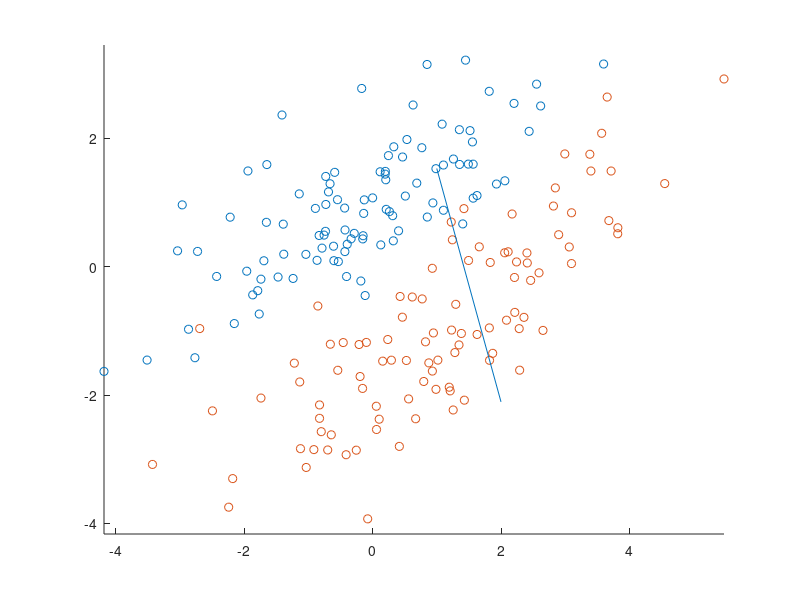

MATLAB code to generate this figure: (Note: this script raises an error after producing the figure.)
% H11

%% 11.1
close all;

load testdata_fisher.mat;

C1 = cov(X1);
C2 = cov(X2);
u1 = mean(X1);
u2 = mean(X2);

w = ((C1+C2)^-1)*(u2-u1)';

figure();
scatter(X1(:,1), X1(:,2), [], 'red');
hold on;
scatter(X2(:,1), X2(:,2), [], 'green');
plot(w);
axis equal;

hold off;

%% 11.2
close all;

c = (dot(w,u1) + dot(w,u2))/2;

sample_count = length(X1) + length(X2);
correct_preds = 0;

for i=1:length(X1)
    sample = X1(i,:);
    if dot(w, sample) < c
        correct_preds = correct_preds + 1;
    end
end

for i=1:length(X2)
    sample = X2(i,:);
    if dot(w, sample) >= c
        correct_preds = correct_preds + 1;
    end
end

disp(['Correctly predicted ' num2str(100*correct_preds/sample_count) '% of samples']);

%% 11.3
close all;

im_orig = imread('canoe.jpg');
figure();
imshow(im_orig, []);

[x, y] = ginput(2);
x = int32(x);
y = int32(y);

window1 = im_orig(y(1)-3:y(1)+3, x(1)-3:x(1)+3, :);
window2 = im_orig(y(2)-3:y(2)+3, x(2)-3:x(2)+3, :);

X1 = double(reshape(window1, 49, 3));
X2 = double(reshape(window2, 49, 3));


C1 = cov(X1);
C2 = cov(X2);
u1 = mean(X1);
u2 = mean(X2);

w = ((C1+C2)^-1)*(u2-u1)';


%% 11.7
close all;

load testdata_svm.mat;

training = [X1, X2]';
classes = [ones(length(X1), 1); zeros(length(X2), 1)];
figure();
svm_struct = svmtrain(training, classes, 'showplot', true);
result = svmclassify(svm_struct, training);

sample_count = length(classes);
correct_preds = sum(classes == result);

disp(['Correctly predicted ' num2str(100*correct_preds/sample_count) '% of samples']);

%% 11.8
close all;

kernels = {'quadratic', 'polynomial', 'rbf'};
figure();

for i=1:length(kernels)
    kernel = kernels{i};

    figure();
    svm_struct = svmtrain(training, classes, 'showplot', true, 'kernel_function', kernel);
    result = svmclassify(svm_struct, training);

    sample_count = length(classes);
    correct_preds = sum(classes == result);

    disp(['Correctly predicted ' num2str(100*correct_preds/sample_count) '% of samples with ' kernel ' kernel']);
end
